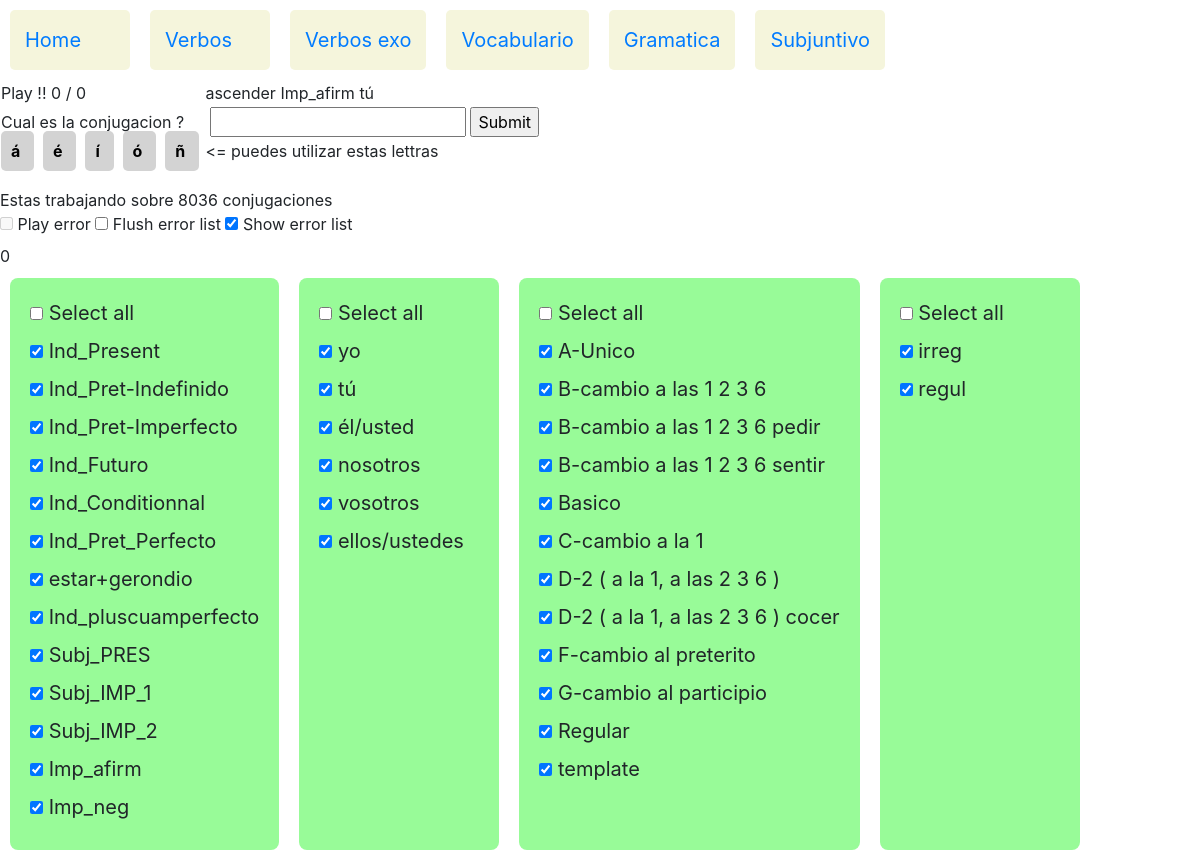
The page /verbos/verbos_exo/3502/3502 on the database its author committed.
### verbos/models.py (models this page shows, shortened)
class Conjugacion(models.Model):
    verbo=models.ForeignKey(Verbo,on_delete=models.CASCADE,related_name="conjugacions")
    tiempo=models.ForeignKey(Tiempo,on_delete=models.CASCADE,related_name="tiempo_c")
    pronombre=models.ForeignKey(Pronombre,on_delete=models.CASCADE,related_name="pronombre_c")
    conjugacion=models.CharField(max_length=30)
    level=models.ForeignKey(Level,on_delete=models.CASCADE,related_name="conjugacion")

class Verbo(models.Model):
    verbo = models.CharField(max_length=32)
    tipo=models.ForeignKey(Verbotipo,on_delete=models.SET_NULL,related_name="tipo_v",null=True)
    def __str__(self):
        return self.verbo

class Tiempo(models.Model):
    tiempo=models.CharField(max_length=30)
    tiemposeq=models.IntegerField(null=True)
    def __str__(self):
        return self.tiempo

class Pronombre(models.Model):
    pronombre=models.CharField(max_length=13)
    pronombreseq=models.IntegerField(null=True)
    def __str__(self):
        return self.pronombre

class Verbotipo(models.Model):
    verbotipo = models.CharField(max_length=64,null=True)
    verbotiposeq=models.IntegerField(null=True)
    def __str__(self):
        return self.verbotipo

class Level(models.Model):
    level=models.CharField(max_length=5)
    def __str__(self):
        return self.level

### verbos/views.py (the view, shortened to what this page needs)
# urls.py: path('verbos_exo/<int:mode_id>/<int:conjugacion_id>',views.verbos_exo,name='verbos_exo_run'),
def verbos_exo(request,mode_id,conjugacion_id):
    resuelto = " sabes tus conjugaciones ? "
    trace= "<= puedes utilizar estas lettras"
    tracerep= "  "
    trace_id= "  "
    conjugacion_error_list=[]
    if request.method=="GET":
        Conjugacion_selectadas_count = Conjugacion.objects.count()
        loto_winner=random.randint(0,Conjugacion_selectadas_count-1)
        Conjugacion_selectadas_list=Conjugacion.objects.values_list('pk',flat=True)
        Conjugacion_winner_pk=Conjugacion_selectadas_list[loto_winner]
        print("loto winner = " + str(loto_winner))
        Conjugacion_winner=Conjugacion.objects.get(pk=Conjugacion_winner_pk)
    if request.method=="POST":
        if mode_id==1:
            respuesta= request.POST.getlist('respuesta')
            conjugacion = Conjugacion.objects.get(pk=conjugacion_id)
            trace = str(conjugacion.verbo) + " " + str(conjugacion.tiempo) + " " + str(conjugacion.pronombre) +" = " + str(conjugacion.conjugacion)
            tracerep =  str(respuesta[0])
            trace_id =  str(conjugacion.id)
            if respuesta[0].replace(" ","").lower() == conjugacion.conjugacion.replace(" ",""):
                resuelto="1"
            else:
                resuelto="0"
                conjugacion_error_list.append(conjugacion_id)
        verbotipos_selected= request.POST.getlist('verbotipo')
        pronombres_selected= request.POST.getlist('pronombre')
        tiempos_selected= request.POST.getlist('tiempo')
        levels_selected= request.POST.getlist('level')
        play_mode=request.POST.getlist('play_mode_name')
        print(" play_mode_name = "+ str(play_mode))
        if not (play_mode):
            print("mode run")
            Conjugacion_selectadas=Conjugacion.objects.filter(tiempo__in=tiempos_selected).filter(pronombre__in=pronombres_selected).filter(verbo__in=Verbo.objects.filter(tipo__in=verbotipos_selected)).filter(level__in=levels_selected)
            Conjugacion_selectadas_count =Conjugacion_selectadas.count()
            if Conjugacion_selectadas_count  > 0 :
                loto_winner=random.randint(0,Conjugacion_selectadas_count-1)
                print("loto winner = " + str(loto_winner))
                Conjugacion_selectadas_list=Conjugacion_selectadas.values_list('pk',flat=True)
                Conjugacion_winner_pk=Conjugacion_selectadas_list[loto_winner]
                print("Conjugacion  selectada  pk =" + str(Conjugacion_winner_pk))
                Conjugacion_winner=Conjugacion.objects.get(pk=Conjugacion_winner_pk)
            else:
                pk_winner=conjugacion_id
                Conjugacion_winner_pk=conjugacion_id
                loto_winner=-1
                Conjugacion_winner=Conjugacion.objects.get(pk=conjugacion_id)
                Conjugacion_selectadas_count = 0 # pour transmettre dans le template
        else:
            print("mode error "+ str(play_mode))
            conjugacion_error_list_id=play_mode[0].split(',')
            print("conjugacion error list id = " + str(conjugacion_error_list_id ))
            loto_winner=random.randint(1,len(conjugacion_error_list_id)-1)
            Conjugacion_winner_pk=int(conjugacion_error_list_id[loto_winner])
            print("mode error : loto winner =" + str(loto_winner) + " pk winner =" + str(Conjugacion_winner_pk) )
            Conjugacion_winner=Conjugacion.objects.get(pk=Conjugacion_winner_pk)
            Conjugacion_selectadas_count =len(conjugacion_error_list_id)-1
        tiempos_checked= {}
        pronombres_checked= {}
        verbotipos_checked= {}
        levels_checked= {}
        for tiempo_selected in tiempos_selected :
            tiempos_checked[tiempo_selected]="checked"
        for pronombre_selected in pronombres_selected :
            pronombres_checked[pronombre_selected]="checked"
        for verbotipo_selected in verbotipos_selected :
            verbotipos_checked[verbotipo_selected]="checked"
        for level_selected in levels_selected :
            levels_checked[level_selected]="checked"
    else:
        tiempos_checked={"start":"go"}
        pronombres_checked= {}
        verbotipos_checked= {}
        levels_checked= {}
    verbos = Verbo.objects.all()
    tiempos = Tiempo.objects.all().order_by('tiemposeq')
    pronombres = Pronombre.objects.all().order_by('pronombreseq')
    verbotipos = Verbotipo.objects.all()
    levels = Level.objects.all()
    myset=("tiempos","pronombres","verbotipos")
    jstiempos=jslist(tiempos)
    jspronombres=jslist(pronombres)
    jsverbotipos=jslist(verbotipos)
    jslevels=jslist(levels)
    context= {
            "title" : "Verbos exo",
            "verbos" : verbos,
            "tiempos" : tiempos ,
            "pronombres" : pronombres,
            "levels" : levels,
            "verbotipos" : verbotipos,
            "tiempos_checked": tiempos_checked,
            "verbotipos_checked": verbotipos_checked,
            "pronombres_checked": pronombres_checked,
            "conjugacion_selectada" : Conjugacion_winner,
            "conjugacion_selectada_count" : Conjugacion_selectadas_count,
            "conjugacion_error_list" : conjugacion_error_list,
            "loto_winner" : loto_winner,
            "pk_winner" : Conjugacion_winner_pk,
            "resuelto" : resuelto,
            "trace" : trace,
            "trace_id" : trace_id,
            "mode_id" : mode_id,
            "tracerep" : tracerep,
            "myset" : myset,
            "jstiempos" : jstiempos,
            "jsverbotipos" : jsverbotipos,
            "jslevels": jslevels,
            "jspronombres" : jspronombres
            }
    return render(request,"verbos/verbos_exo.html",context)

### verbos/views.py (called while the page is built)
def jslist(myqueryset):
    jstname=myqueryset.model.__name__
    jstlst=[]
    for item in myqueryset:
        jstlst.append([jstname,item.id])
    return jstlst

### verbos/templates/verbos/verbos_exo.html (shortened to what this page needs)
{% extends 'verbos/layout.html' %}
{% block body1 %}
<table>
	<tr>
		<td>
			<span id="resuelto">{{resuelto}}</span>
			<span id="exito" > 0 </span>
			<span id="slash"> / </span>
			<span id="total" > 0 </span>
		</td>
		<td>
			{{conjugacion_selectada.verbo}}
			{{conjugacion_selectada.tiempo}}
			{{conjugacion_selectada.pronombre }}
		</td>
	</tr>
	<tr>
		<td>
			<span> Cual es la conjugacion ? </span>
		</td>
		<td>
			<form action= "{% url 'verbos_exo_run'  1   conjugacion_selectada.id %}"  method="post">
			<input autofocus id="myrespuesta" type="text" name="respuesta"  autocapitalize=off >
			<input type="submit" value="Submit">
		</td>
	</tr>
	<tr>
		<td>
<span type="text" class="lettre" id="lettre-a" onclick="addletter('á')" value="á" > á </span>
<span type="text" class="lettre" id="lettre-e" onclick="addletter('é')" value="é" > é </span>
<span type="text" class="lettre" id="lettre-i" onclick="addletter('í')" value="í" > í </span>
<span type="text" class="lettre" id="lettre-o" onclick="addletter('ó')" value="ó" > ó </span>
<span type="text" class="lettre" id="lettre-n" onclick="addletter('ñ')" value="ñ" > ñ </span>
		</td>
		<td>
			<span id="trace">{{trace}}</span>
		</td>
	</tr>
</table>
<br>
<span id="compteur_selectados"> Estas trabajando sobre {{ conjugacion_selectada_count }} conjugaciones </span>
<br>
 			 <input type="checkbox" id="play_mode_id" name="play_mode_name"  onclick="play_mode_toggle()">
   			 <label for="play_mode_id">Play error</label>
  			 <input type="checkbox" id="error_list_flush_id" name="error_list_flush_name"  onclick="error_list_flush()">
   			 <label for="error_list_flush_id">Flush error list</label>
  			 <input type="checkbox" id="error_list_show_id" name="error_list_show_name"  onclick="verbos_error_list_show()">
   			 <label for="error_list_show_id">Show error list</label>
<div id="verbos_error_list"    > </div>
<div id="container">
	<div>
	<input type="checkbox" id="checkbox_tiempo"   name="checktodos"  data-type="tiempo" >
	<label for="checkbox_tiempo"> Select all   </label>
	<br>
	{% for tiempo  in tiempos %}
	<input type="checkbox" id="Tiempo-{{tiempo.id}}" name="tiempo" data-storage="true" value="{{tiempo.id}}"  {{ tiempo.checked }} >
	<label for="Tiempo-{{tiempo.id}}"> {{tiempo}}    </label>
	<br>
	{% endfor %}
	</div>
	<div>
		<input type="checkbox" id="checkbox_pronombre"   name="checktodos"   data-type="pronombre" >
	<label for="checkbox_pronombre"> Select all  </label>
	<br>
	{% for pronombre   in pronombres %}
	<input type="checkbox" id="Pronombre-{{pronombre.id}}" name="pronombre" data-storage="true" value="{{pronombre.id }}" {{pronombre.checked}} >
	<label for="Pronombre-{{pronombre.id}}"> {{pronombre}}   </label>
	<br>
	{% endfor %}
	</div>
  	<div>
		<input type="checkbox" id="checkbox_verbotipo"   name="checktodos"   data-type="verbotipo" >
	<label for="checkbox_verbotipo"> Select all  </label>
	<br>
	{% for verbotipo   in verbotipos %}
	<input type="checkbox" id="Verbotipo-{{verbotipo.id}}" name="verbotipo" data-storage="true" value="{{verbotipo.id }}"  {{verbotipo.checked}} >
	<label for="Verbotipo-{{verbotipo.id}}"> {{verbotipo}}   </label>
	<br>
	{% endfor %}
	</div>
  	<div>
		<input type="checkbox" id="checkbox_level"   name="checktodos"   data-type="level" >
	<label for="checkbox_verbotipo"> Select all  </label>
	<br>
	{% for level   in levels %}
	<input type="checkbox" id="Level-{{level.id}}" name="level" data-storage="true" value="{{level.id }}"  {{level.checked}} >
	<label for="Level-{{level.id}}"> {{level}}   </label>
	<br>
	{% endfor %}
	</div>
	</div>
{% endblock %}

### verbos/templates/verbos/layout.html (shortened to what this page needs)
{% load static %}
<!DOCTYPE html >
<html>
<head lang=fr charset="UTF-8" >
	<link rel="stylesheet" href="https://stackpath.bootstrapcdn.com/bootstrap/4.1.3/css/bootstrap.min.css">
</head>
<body>
	<div class="nav" id="navId">
			<div>		 <a href= "{% url 'index' %}">Home</a>  </div>
			<div>		 <a href= "{% url 'verbos' %}">Verbos</a>  </div>
			<div>		 <a href= "{% url 'verbos_exo'%}0/1">Verbos exo</a>  </div>
			<div>		 <a href= "{% url 'vocabulario'%}0/1">Vocabulario</a>  </div>
			<div>		 <a href= "{% url 'gramatica'%}">Gramatica</a>  </div>
			<div>		 <a href= "{% url 'subjuntivo'%}0/0">Subjuntivo</a>  </div>
	</div>
	{% block body1 %}
	{% endblock %}
</body>
</html>

### rows shown on the page
Tiempo: tiempo "Ind_Present"
Tiempo: tiempo "Ind_Pret-Indefinido"
Tiempo: tiempo "Ind_Pret-Imperfecto"
Tiempo: tiempo "Ind_Futuro"
Tiempo: tiempo "Ind_Conditionnal"
Tiempo: tiempo "Ind_Pret_Perfecto"
Tiempo: tiempo "estar+gerondio"
Tiempo: tiempo "Ind_pluscuamperfecto"
Tiempo: tiempo "Subj_PRES"
Tiempo: tiempo "Subj_IMP_1"
Tiempo: tiempo "Subj_IMP_2"
Tiempo: tiempo "Imp_afirm"
Tiempo: tiempo "Imp_neg"
Pronombre: pronombre "yo"
Pronombre: pronombre "tú"
Pronombre: pronombre "él/usted"
Pronombre: pronombre "nosotros"
Pronombre: pronombre "vosotros"
Pronombre: pronombre "ellos/ustedes"
Verbotipo: verbotipo "A-Unico"
Verbotipo: verbotipo "B-cambio a las 1 2 3 6"
Verbotipo: verbotipo "B-cambio a las 1 2 3 6 pedir"
Verbotipo: verbotipo "B-cambio a las 1 2 3 6 sentir"
Verbotipo: verbotipo "Basico"
Verbotipo: verbotipo "C-cambio a la 1"
Verbotipo: verbotipo "D-2 ( a la 1, a las 2 3 6 )"
Verbotipo: verbotipo "D-2 ( a la 1, a las 2 3 6 ) cocer"
Verbotipo: verbotipo "F-cambio al preterito"
Verbotipo: verbotipo "G-cambio al participio"
Verbotipo: verbotipo "Regular"
Verbotipo: verbotipo "template"
Level: level "irreg"
Level: level "regul"

### other values the page prints
{{ trace }} "<= puedes utilizar estas lettras"
{{ conjugacion_selectada_count }} "8036"
